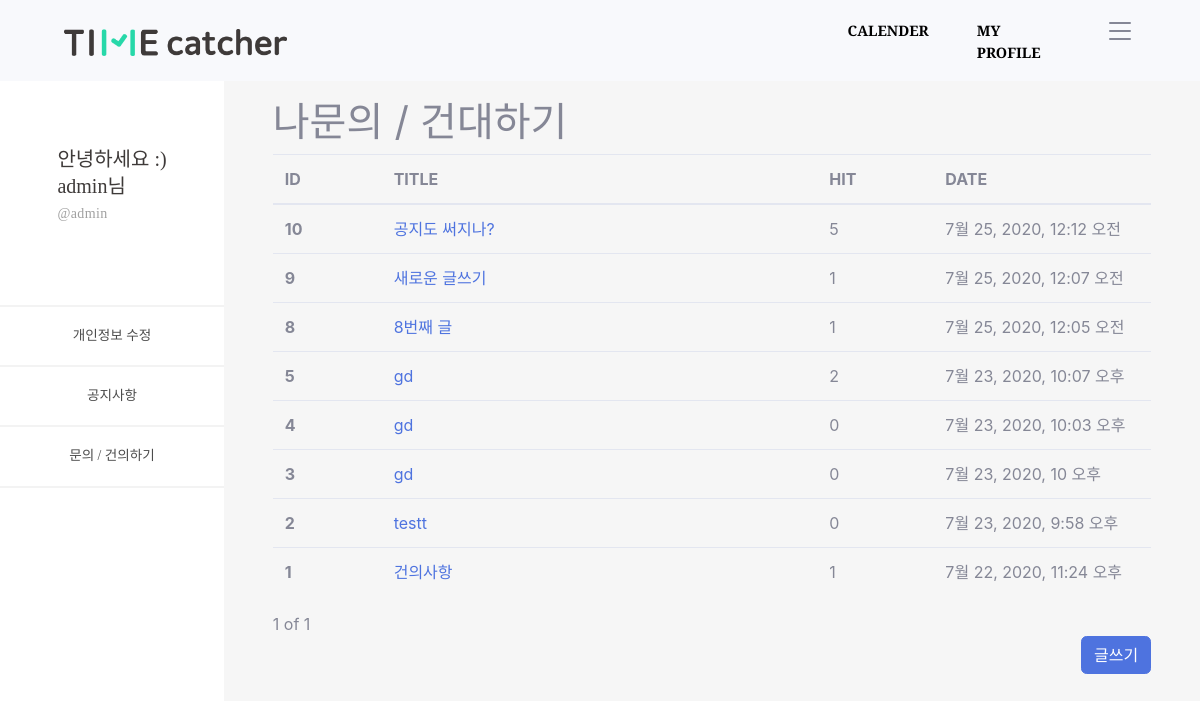
Before: /timeApp/customer/ (signed in) with the older database file.
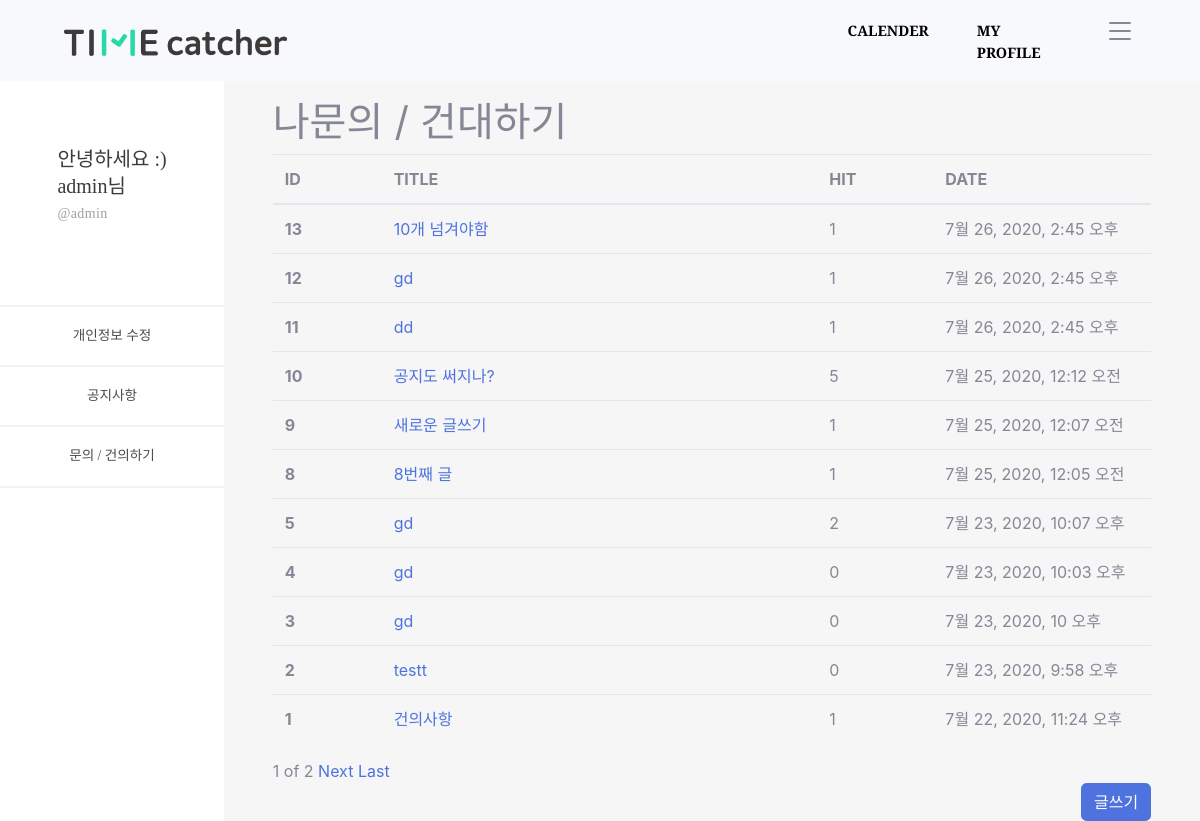
After: the same page with the newer database file.
### timeUser/models.py (models this page shows, shortened)
class Profile(models.Model):
    class Meta:
        verbose_name = 'Profile'
        verbose_name_plural = 'Profile'
    objects = models.Manager()
    user = models.OneToOneField(User, on_delete=models.CASCADE)
    nick = models.CharField(verbose_name='NickName', max_length=50, null=True, blank=True)
    birth_date = models.DateTimeField(null=True, blank=True)

### timeApp/models.py (models this page shows, shortened)
class Customer(models.Model):
    objects = models.Manager()
    c_title = models.CharField(max_length=100)
    c_body = models.TextField()
    c_hit = models.PositiveIntegerField(default=0)
    c_input_date = models.DateTimeField('date published', default=timezone.now)

### timeApp/views.py (the view)
# urls.py: path('customer/', views.customer, name='customer'),
def customer(request):
    customers = Customer.objects.all().order_by('-id')
    paginator = Paginator(customers,10)
    page = request.GET.get('page')
    customers_posts = paginator.get_page(page)
    conn_user = request.user
    conn_profile = Profile.objects.get(user=conn_user)
    context = {
        'id' : conn_user.username,
        'nick' : conn_profile.nick,
        'customers' : customers,
        'customers_posts' : customers_posts,
    }
    return render(request, 'customer.html', context=context)

### timeApp/templates/customer.html (shortened to what this page needs)
{% extends 'base_side.html' %}
{% load static %}
{% block content_side %}
<div id="content-wrapper" style="background-color: #f6f6f6;" class="d-flex justify-content-center">
  <div class="cantrion" style="margin-top: 10%; width: 90%;">
    <h1>나문의 / 건대하기</h1>
    <table class="table">
      <thead>
        <colgroup>
          <col style="width: 5%;">
          <col style="width: 20%;">
          <col style="width: 5%;">
          <col style="width: 10%;">
        </colgroup>
        <tr>
          <th scope="col">ID</th>
          <th scope="col">TITLE</th>
          <th scope="col">HIT</th>
          <th scope="col">DATE</th>
        </tr>
      </thead>
      <tbody>
        {% for customer in customers.all %}
        <tr>
          <th scope="row">{{ customer.id }}</th>
          <td><a href="{% url 'customer_detail' customer.id %}">{{ customer.c_title }}</a></td>
          <td>{{ customer.c_hit }}</td>
          <td>{{ customer.c_input_date }}</td>
        </tr>
        {% endfor %}
      </tbody>
    </table>
      <span>{{customers_posts.number}}</span>
      <span>of</span>
      <span>{{customers_posts.paginator.num_pages}}</span>
      {%if customers_posts.has_next%}
      <a href="?page={{customers_posts.next_page_number}}">Next</a>
      <a href="?page={{customers_posts.paginator.num_pages}}">Last</a>
      {%endif%}
    <div class="d-flex justify-content-end">
      <a href="{% url 'customer_create' %}" class="btn btn-primary">글쓰기</a>
    </div>
  </div>
</div>
{% endblock %}

### timeProject/templates/base_side.html
{% extends 'base.html' %}
{% load static %}
{% block content %}
<div id="wrapper">
  <ul class="navbar-nav sidebar sidebar-dark accordion" id="accordionSidebar">
    <li class="nav-item active d-flex justify-content-center" style="margin-top: 65%; margin-bottom: 35%;">
      <div class="text-left">
        <a
          style="font-family: SDGtNeobUni-gEb; font-size: 20px; font-weight: normal; font-stretch: normal; font-style: normal; line-height: 1.35; letter-spacing: normal; text-align: left; color: #3e3a39;">안녕하세요
          :)</a>
        <br>
        <a
          style="font-family: SDGtNeobUni-gEb; font-size: 20px; font-weight: normal; font-stretch: normal; font-style: normal; line-height: 1.35; letter-spacing: normal; text-align: left; color: #3e3a39;">{{ nick }}님</a>
        <br>
        <a
          style=" font-family: SDGtNeobUni-bLt; font-size: 14px; font-weight: normal; font-stretch: normal; font-style: normal; line-height: 1.93; letter-spacing: normal; text-align: left; color: #a0a0a0; letter-spacing: 0.38px;">@{{ nick }}</a>
      </div>
    </li>
    <a>
      <hr style="border: solid 1px #f3f3f3;" class="mb-0 mt-0"></a>
    <li class="nav-item active">
      <a class="nav-link" href="{% url 'profile_update' %}" style="font-family: SDGtNeobUni-bLt;
              font-size: 14px;
              font-weight: normal;
              font-stretch: normal;
              font-style: normal;
              line-height: 1.93;
              letter-spacing: normal;
              text-align: left;
              color: #4c4c4c;">
        <span class="d-flex align-items-center justify-content-center">개인정보 수정</span></a>
    </li>
    <a>
      <hr style="border: solid 1px #f3f3f3;" class="mb-0 mt-0"></a>
    <li class="nav-item active">
      <a class="nav-link" href="{% url 'notices' %}" style="font-family: SDGtNeobUni-bLt;
              font-size: 14px;
              font-weight: normal;
              font-stretch: normal;
              font-style: normal;
              line-height: 1.93;
              letter-spacing: normal;
              text-align: left;
              color: #4c4c4c;">
        <span class="d-flex align-items-center justify-content-center">공지사항</span></a>
    </li>
    <a>
      <hr style="border: solid 1px #f3f3f3;" class="mb-0 mt-0"></a>
    <li class="nav-item active">
      <a class="nav-link" href="{% url 'customer' %}" style="font-family: SDGtNeobUni-bLt;
              font-size: 14px;
              font-weight: normal;
              font-stretch: normal;
              font-style: normal;
              line-height: 1.93;
              letter-spacing: normal;
              text-align: left;
              color: #4c4c4c;">
        <span class="d-flex align-items-center justify-content-center">문의 / 건의하기</span></a>
    </li>
    <a>
      <hr style="border: solid 1px #f3f3f3;" class="mb-0 mt-0"></a>
  </ul>
  {% block content_side %}
  {% endblock %}
</div>
{% endblock %}

### timeProject/templates/base.html (shortened to what this page needs)
{% load static %}
<!DOCTYPE html>
<html lang="ko">
<head>
  <link href="https://cdnjs.cloudflare.com/ajax/libs/magnific-popup.js/1.1.0/magnific-popup.min.css" rel="stylesheet" />
  <link href="{% static 'css/styles.css' %}?v=1.5" rel="stylesheet" />
  <link href="{% static 'css/sb-admin-2.min.css' %}?v=1.5" rel="stylesheet">
  <link href="https://stackpath.bootstrapcdn.com/font-awesome/4.7.0/css/font-awesome.min.css" rel="stylesheet"
>
</head>
<body>
  <nav class="navbar navbar-expand-lg navbar-light bg-light fixed-top py-3" id="mainNav">
    <a class="navbar-brand pl-5" href="{% url 'index' %}"><img src="{% static 'img/tc-logo.png' %}" alt="tc-logo.png"
        style="width: 30%;"></a>
    <div class="collapse navbar-collapse" id="navbarResponsive">
      <ul class="navbar-nav ml-auto my-2 my-lg-0">
        {% if user.is_authenticated %}
        <li class="nav-item"><a class="nav-link mt-1" href="{% url 'calender' %}">CALENDER</a></li>
        <li class="nav-item"><a class="nav-link mt-1" href="{% url 'mypage' %}">MY PROFILE</a></li>
        {% else %}
        <li class="nav-item"><a class="nav-link mt-1" href="{% url 'signin' %}">CALENDER</a></li>
        <li class="nav-item"><a class="nav-link mt-1" href="{% url 'signin' %}">MY PROFILE</a></li>
        {% endif %}
        <li class="nav-item">
          <a class="pr-5 ml-3" data-toggle="dropdown" aria-haspopup="true" aria-expanded="false">
          </a>
        </li>
      </ul>
    </div>
  </nav>
  {% block content %}
  {% endblock %}
</body>
</html>

Changed rows visible on the page:
added Customer: id "13", c_title "10개 넘겨야함", c_hit "1", c_input_date "7월 26, 2020, 2:45 오후"
added Customer: id "12", c_title "gd", c_hit "1", c_input_date "7월 26, 2020, 2:45 오후"
added Customer: id "11", c_title "dd", c_hit "1", c_input_date "7월 26, 2020, 2:45 오후"
Other visible differences:
{{ customers_posts.paginator.num_pages }}: "1" → "2"
text now shown: "Next Last"
